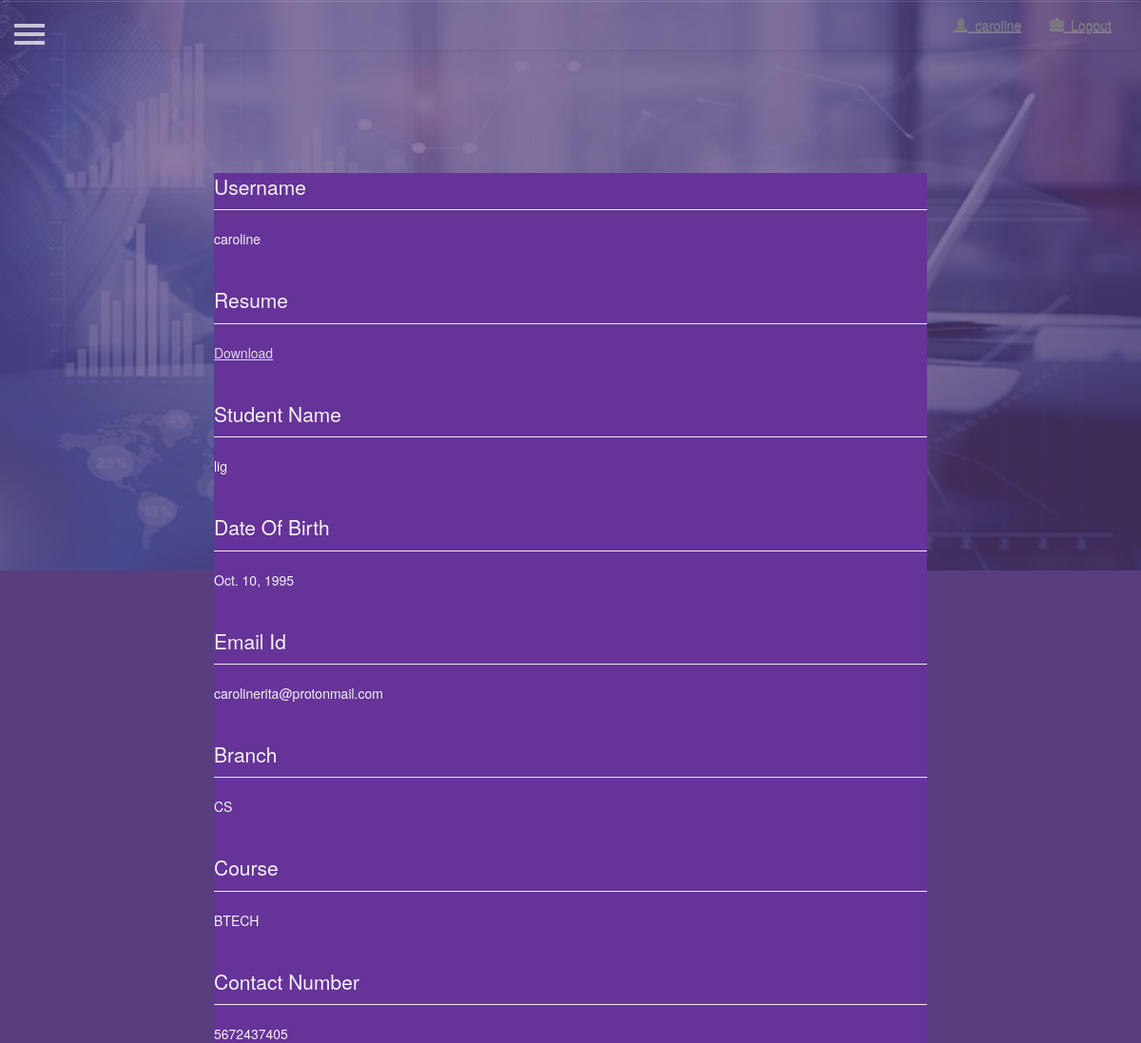
Page /student/profile/caroline/ on the committed database.
### student/models.py (models this page shows, shortened)
class StudentDB(models.Model):
    COURSE=(
        ('BTECH','bachelors'),
        ('MTECH','masters'),
        ('PHD','philospher'),
    )
    BRANCH=(
        ('CS','computer_science'),
        ('ME','mechanical'),
        ('EE','electrical'),
    )
    s_username = models.CharField(max_length=250, default='')
    s_name = models.CharField(max_length=250,blank=True)
    s_password = models.CharField(max_length=250, blank=True)
    s_confirm_password=models.CharField(max_length=250, blank=True)
    dob = models.DateField()
    emailid = models.EmailField(blank=True)
    branch = models.CharField(max_length=10,choices=BRANCH, default='CS') #search for creating drop down menu
    course =  models.CharField(max_length=5,choices=COURSE, default='BTECH')#search for drop down MTech Btech
    s_verified = models.BooleanField(default=False, blank=True)
    s_verification = models.IntegerField(default=0, blank=True)
    contactno = models.CharField (max_length=20,blank=True)
    resume = models.FileField(upload_to=content_file_name, blank=True)

### student/views.py (the view)
# urls.py: re_path(r'^profile/(?P<username>[A-Za-z_0-9]+)/$', views.view_stud_details, name="stud_details"),
def view_stud_details(request, username):
    if request.session.has_key('username'):
        user = request.session['username']
    else:
        user = 'Guest'
    form = StudentDB.objects.filter(s_username=username).values()
    return render(request, 'student/stud_view.html', {'form': form, 'username': username})

### student/templates/student/stud_view.html
{% extends 'home/user_profile.html' %}
{% block name %}
{{username}}
{% endblock %}
{%block main_body%}
<div class="listing">
    {% for item in form %}
        <div class="lead page-header">Username</div>
        <div>{{ item.s_username}}</div>
        <div class="lead page-header">Resume</div>
        <div><a href="/student/resume/{{ item.s_username }}">Download</a></div>
        <div class="lead page-header">Student Name</div>
        <div>{{ item.s_name }}</div>
        <div class="lead page-header">Date Of Birth</div>
        <div>{{ item.dob }}</div>
        <div class="lead page-header">Email Id</div>
        <div>{{ item.emailid }}</div>
        <div class="lead page-header">Branch </div>
        <div>{{ item.branch }}</div>
        <div class="lead page-header">Course</div>
        <div>{{ item.course }}</div>
        <div class="lead page-header">Contact Number</div>
        <div>{{ item.contactno }}</div>
            {% endfor %}
</div>
{% endblock %}

### home/static/home/css/style.css (style rules this page uses)
#backgroundImage { z-index: 1; }
#backgroundImage:before { content: ""; position: absolute; z-index: -1; top: 0; bottom: 0; left: 0; right: 0; background-image: url('../images/bg.jpg'); background-repeat: no-repeat; background-size: 100%; opacity: 0.3; filter: alpha(opacity=40); height: 100%; width: 100%; }
.listing { background: rebeccapurple; color: rgb(245, 243, 243); }

### home/static/home/css/sidebar.css (style rules this page uses)
body { position: relative; overflow-x: hidden; }
body, html { height: 100%; background-color: #583e7e; }
body, html { background-color: #583e7e; }
body a { color: rgba(255, 255, 255, 0.8); text-decoration: underline; }

### rows in the picture
StudentDB: s_username "caroline", s_name "lig", dob "Oct. 10, 1995", emailid "carolinerita@protonmail.com", branch "CS", course "BTECH", contactno "5672437405"
